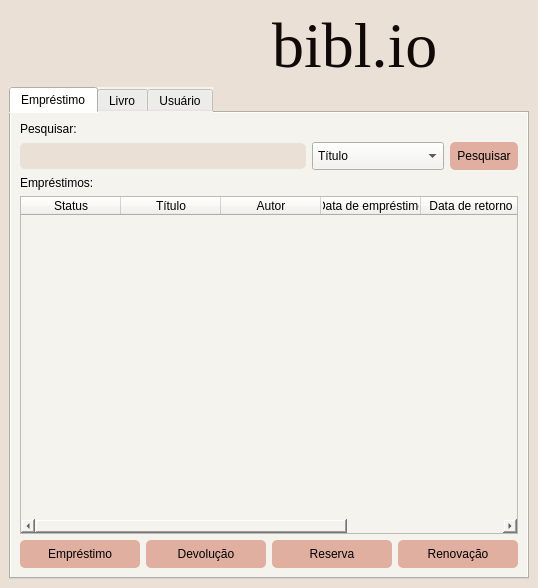
<?xml version="1.0" encoding="UTF-8"?>
<ui version="4.0">
 <class>MainWindow</class>
 <widget class="QMainWindow" name="MainWindow">
  <property name="geometry">
   <rect>
    <x>0</x>
    <y>0</y>
    <width>538</width>
    <height>588</height>
   </rect>
  </property>
  <property name="windowTitle">
   <string>MainWindow</string>
  </property>
  <property name="styleSheet">
   <string notr="true">background-color: rgb(234, 224, 213)</string>
  </property>
  <widget class="QWidget" name="centralwidget">
   <layout class="QHBoxLayout" name="horizontalLayout_3">
    <item>
     <layout class="QVBoxLayout" name="verticalLayout_5">
      <item>
       <layout class="QHBoxLayout" name="horizontalLayout_6">
        <item>
         <widget class="QWidget" name="widget" native="true">
          <property name="styleSheet">
           <string notr="true">image: url(:/icon/icon.png);\n</string>
          </property>
         </widget>
        </item>
        <item>
         <layout class="QHBoxLayout" name="horizontalLayout_5">
          <item>
           <widget class="QLabel" name="label_2">
            <property name="font">
             <font>
              <family>Georgia</family>
              <pointsize>48</pointsize>
              <weight>50</weight>
              <italic>false</italic>
              <bold>false</bold>
             </font>
            </property>
            <property name="styleSheet">
             <string notr="true">font: 48pt &quot;Georgia&quot;;
color: #100907;</string>
            </property>
            <property name="text">
             <string>bibl.io</string>
            </property>
           </widget>
          </item>
          <item>
           <spacer name="verticalSpacer_2">
            <property name="orientation">
             <enum>Qt::Vertical</enum>
            </property>
            <property name="sizeType">
             <enum>QSizePolicy::Fixed</enum>
            </property>
            <property name="sizeHint" stdset="0">
             <size>
              <width>17</width>
              <height>71</height>
             </size>
            </property>
           </spacer>
          </item>
         </layout>
        </item>
       </layout>
      </item>
      <item>
       <widget class="QTabWidget" name="tabWidget">
        <property name="cursor">
         <cursorShape>ArrowCursor</cursorShape>
        </property>
        <property name="autoFillBackground">
         <bool>false</bool>
        </property>
        <property name="styleSheet">
         <string notr="true">background-color: rgb(244, 243, 238);</string>
        </property>
        <property name="currentIndex">
         <number>0</number>
        </property>
        <widget class="QWidget" name="tab_emprestimo">
         <attribute name="title">
          <string>Empréstimo</string>
         </attribute>
         <layout class="QVBoxLayout" name="verticalLayout_8">
          <item>
           <layout class="QVBoxLayout" name="verticalLayout_7">
            <item>
             <widget class="QLabel" name="label">
              <property name="styleSheet">
               <string notr="true">font: 16pt &quot;Calibri&quot;;</string>
              </property>
              <property name="text">
               <string>Pesquisar:</string>
              </property>
             </widget>
            </item>
            <item>
             <layout class="QHBoxLayout" name="horizontalLayout_7">
              <item>
               <widget class="QLineEdit" name="txt_pesquisa_inicio_2">
                <property name="styleSheet">
                 <string notr="true">padding: 5px;
border-radius: 5px;
background-color: #EAE0D6;</string>
                </property>
               </widget>
              </item>
              <item>
               <widget class="QComboBox" name="cb_tipodePesquisa_inicio_2">
                <property name="cursor">
                 <cursorShape>PointingHandCursor</cursorShape>
                </property>
                <property name="styleSheet">
                 <string notr="true">padding: 5px;</string>
                </property>
                <item>
                 <property name="text">
                  <string>Título</string>
                 </property>
                </item>
                <item>
                 <property name="text">
                  <string>Autor</string>
                 </property>
                </item>
                <item>
                 <property name="text">
                  <string>Ano de publicação</string>
                 </property>
                </item>
               </widget>
              </item>
              <item>
               <widget class="QPushButton" name="btn_pesquisar_inicio_2">
                <property name="cursor">
                 <cursorShape>PointingHandCursor</cursorShape>
                </property>
                <property name="styleSheet">
                 <string notr="true">QPushButton {
background-color: #e0afa0;
font: 10pt &quot;Calibri&quot;;
border: none;
border-radius: 5px;
padding: 7px;
}

QPushButton:hover {
background-color:  #ca9e90;
}</string>
                </property>
                <property name="text">
                 <string>Pesquisar</string>
                </property>
               </widget>
              </item>
             </layout>
            </item>
            <item>
             <widget class="QLabel" name="label_3">
              <property name="styleSheet">
               <string notr="true">font: 16pt &quot;Calibri&quot;;</string>
              </property>
              <property name="text">
               <string>Empréstimos:</string>
              </property>
             </widget>
            </item>
            <item>
             <widget class="QTableWidget" name="tb_acervo_emprestimos">
              <property name="font">
               <font>
                <family>Calibri</family>
                <pointsize>12</pointsize>
               </font>
              </property>
              <property name="styleSheet">
               <string notr="true">QTableView {
background-color: #6ceada3;
selection-background-color:#EAE0D;
}

</string>
              </property>
              <column>
               <property name="text">
                <string>Status</string>
               </property>
              </column>
              <column>
               <property name="text">
                <string>Título</string>
               </property>
              </column>
              <column>
               <property name="text">
                <string>Autor</string>
               </property>
              </column>
              <column>
               <property name="text">
                <string>Data de empréstimo</string>
               </property>
              </column>
              <column>
               <property name="text">
                <string>Data de retorno</string>
               </property>
              </column>
              <column>
               <property name="text">
                <string>Usuário</string>
               </property>
              </column>
             </widget>
            </item>
            <item>
             <layout class="QHBoxLayout" name="horizontalLayout_4">
              <item>
               <widget class="QPushButton" name="btn_emprestimo">
                <property name="cursor">
                 <cursorShape>PointingHandCursor</cursorShape>
                </property>
                <property name="styleSheet">
                 <string notr="true">QPushButton {
background-color: #e0afa0;
font: 12pt &quot;Calibri&quot;;
border: none;
border-radius: 5px;
padding: 7px 0;
}

QPushButton:hover {
background-color:  #ca9e90;
}</string>
                </property>
                <property name="text">
                 <string>Empréstimo</string>
                </property>
               </widget>
              </item>
              <item>
               <widget class="QPushButton" name="btn_devolucao">
                <property name="cursor">
                 <cursorShape>PointingHandCursor</cursorShape>
                </property>
                <property name="styleSheet">
                 <string notr="true">QPushButton {
background-color: #e0afa0;
font: 12pt &quot;Calibri&quot;;
border: none;
border-radius: 5px;
padding: 7px 0;
}

QPushButton:hover {
background-color:  #ca9e90;
}</string>
                </property>
                <property name="text">
                 <string>Devolução</string>
                </property>
               </widget>
              </item>
              <item>
               <widget class="QPushButton" name="btn_reserva">
                <property name="cursor">
                 <cursorShape>PointingHandCursor</cursorShape>
                </property>
                <property name="styleSheet">
                 <string notr="true">QPushButton {
background-color: #e0afa0;
font: 12pt &quot;Calibri&quot;;
border: none;
border-radius: 5px;
padding: 7px 0;
}

QPushButton:hover {
background-color:  #ca9e90;
}</string>
                </property>
                <property name="text">
                 <string>Reserva</string>
                </property>
               </widget>
              </item>
              <item>
               <widget class="QPushButton" name="btn_renovacao">
                <property name="cursor">
                 <cursorShape>PointingHandCursor</cursorShape>
                </property>
                <property name="styleSheet">
                 <string notr="true">QPushButton {
background-color: #e0afa0;
font: 12pt &quot;Calibri&quot;;
border: none;
border-radius: 5px;
padding: 7px 0;
}

QPushButton:hover {
background-color:  #ca9e90;
}</string>
                </property>
                <property name="text">
                 <string>Renovação</string>
                </property>
               </widget>
              </item>
             </layout>
            </item>
           </layout>
          </item>
         </layout>
        </widget>
        <widget class="QWidget" name="tab_livro">
         <attribute name="title">
          <string>Livro</string>
         </attribute>
         <layout class="QVBoxLayout" name="verticalLayout_9">
          <item>
           <layout class="QVBoxLayout" name="verticalLayout_2">
            <item>
             <widget class="QLabel" name="label_4">
              <property name="styleSheet">
               <string notr="true">font: 16pt &quot;Calibri&quot;;</string>
              </property>
              <property name="text">
               <string>Livros</string>
              </property>
             </widget>
            </item>
            <item>
             <widget class="QLabel" name="label_5">
              <property name="styleSheet">
               <string notr="true">font: 12pt &quot;Calibri&quot;;</string>
              </property>
              <property name="text">
               <string>Título:</string>
              </property>
             </widget>
            </item>
            <item>
             <widget class="QLineEdit" name="txt_titulo_livro">
              <property name="styleSheet">
               <string notr="true">padding: 5px;
border-radius: 5px;
background-color: #EAE0D6;</string>
              </property>
             </widget>
            </item>
            <item>
             <widget class="QLabel" name="label_6">
              <property name="styleSheet">
               <string notr="true">font: 12pt &quot;Calibri&quot;;</string>
              </property>
              <property name="text">
               <string>Autor:</string>
              </property>
             </widget>
            </item>
            <item>
             <widget class="QLineEdit" name="txt_autor_livro">
              <property name="styleSheet">
               <string notr="true">padding: 5px;
border-radius: 5px;
background-color: #EAE0D6;</string>
              </property>
             </widget>
            </item>
            <item>
             <widget class="QLabel" name="label_7">
              <property name="styleSheet">
               <string notr="true">font: 12pt &quot;Calibri&quot;;</string>
              </property>
              <property name="text">
               <string>Ano de publicação:</string>
              </property>
             </widget>
            </item>
            <item>
             <widget class="QLineEdit" name="txt_anodePublicacao_livro">
              <property name="styleSheet">
               <string notr="true">padding: 5px;
border-radius: 5px;
background-color: #EAE0D6;</string>
              </property>
             </widget>
            </item>
            <item>
             <layout class="QHBoxLayout" name="horizontalLayout_2">
              <item>
               <widget class="QPushButton" name="btn_adicionar_livro">
                <property name="cursor">
                 <cursorShape>PointingHandCursor</cursorShape>
                </property>
                <property name="styleSheet">
                 <string notr="true">QPushButton {
background-color: #e0afa0;
font: 12pt &quot;Calibri&quot;;
border: none;
border-radius: 5px;
padding: 7px 0;
}

QPushButton:hover {
background-color:  #ca9e90;
}</string>
                </property>
                <property name="text">
                 <string>Adicionar</string>
                </property>
               </widget>
              </item>
              <item>
               <widget class="QPushButton" name="btn_editar_livro">
                <property name="cursor">
                 <cursorShape>PointingHandCursor</cursorShape>
                </property>
                <property name="styleSheet">
                 <string notr="true">QPushButton {
background-color: #e0afa0;
font: 12pt &quot;Calibri&quot;;
border: none;
border-radius: 5px;
padding: 7px 0;
}

QPushButton:hover {
background-color:  #ca9e90;
}</string>
                </property>
                <property name="text">
                 <string>Editar</string>
                </property>
               </widget>
              </item>
              <item>
               <widget class="QPushButton" name="btn_remover_livro">
                <property name="cursor">
                 <cursorShape>PointingHandCursor</cursorShape>
                </property>
                <property name="styleSheet">
                 <string notr="true">QPushButton {
background-color: #e0afa0;
font: 12pt &quot;Calibri&quot;;
border: none;
border-radius: 5px;
padding: 7px 0;
}

QPushButton:hover {
background-color:  #ca9e90;
}</string>
                </property>
                <property name="text">
                 <string>Remover</string>
                </property>
               </widget>
              </item>
             </layout>
            </item>
            <item>
             <widget class="QTableWidget" name="tb_acervo_livro">
              <property name="styleSheet">
               <string notr="true">QTableView {
background-color: #6ceada3;
selection-background-color:#EAE0D;
}

</string>
              </property>
              <property name="editTriggers">
               <set>QAbstractItemView::NoEditTriggers</set>
              </property>
              <property name="rowCount">
               <number>3</number>
              </property>
              <attribute name="verticalHeaderVisible">
               <bool>false</bool>
              </attribute>
              <row/>
              <row/>
              <row/>
              <column>
               <property name="text">
                <string>Título</string>
               </property>
              </column>
              <column>
               <property name="text">
                <string>Autor</string>
               </property>
              </column>
              <column>
               <property name="text">
                <string>Ano de publicação</string>
               </property>
              </column>
              <column>
               <property name="text">
                <string>Resumo</string>
               </property>
              </column>
             </widget>
            </item>
           </layout>
          </item>
         </layout>
        </widget>
        <widget class="QWidget" name="tab_usuario">
         <attribute name="title">
          <string>Usuário</string>
         </attribute>
         <layout class="QVBoxLayout" name="verticalLayout_10">
          <item>
           <layout class="QVBoxLayout" name="verticalLayout_4">
            <item>
             <widget class="QLabel" name="label_8">
              <property name="styleSheet">
               <string notr="true">font: 16pt &quot;Calibri&quot;;</string>
              </property>
              <property name="text">
               <string>Cadastro de usuários:</string>
              </property>
             </widget>
            </item>
            <item>
             <widget class="QLabel" name="label_9">
              <property name="styleSheet">
               <string notr="true">font: 12pt &quot;Calibri&quot;;</string>
              </property>
              <property name="text">
               <string>Nome:</string>
              </property>
             </widget>
            </item>
            <item>
             <widget class="QLineEdit" name="txt_nome_usuario">
              <property name="styleSheet">
               <string notr="true">padding: 5px;
border-radius: 5px;
background-color: #EAE0D6;</string>
              </property>
             </widget>
            </item>
            <item>
             <layout class="QHBoxLayout" name="horizontalLayout">
              <item>
               <widget class="QPushButton" name="btn_adicionar_usuario">
                <property name="cursor">
                 <cursorShape>PointingHandCursor</cursorShape>
                </property>
                <property name="styleSheet">
                 <string notr="true">QPushButton {
background-color: #e0afa0;
font: 12pt &quot;Calibri&quot;;
border: none;
border-radius: 5px;
padding: 7px 0;
}

QPushButton:hover {
background-color:  #ca9e90;
}</string>
                </property>
                <property name="text">
                 <string>Adicionar</string>
                </property>
               </widget>
              </item>
              <item>
               <widget class="QPushButton" name="btn_editar_usuario">
                <property name="cursor">
                 <cursorShape>PointingHandCursor</cursorShape>
                </property>
                <property name="styleSheet">
                 <string notr="true">QPushButton {
background-color: #e0afa0;
font: 12pt &quot;Calibri&quot;;
border: none;
border-radius: 5px;
padding: 7px 0;
}

QPushButton:hover {
background-color:  #ca9e90;
}</string>
                </property>
                <property name="text">
                 <string>Editar</string>
                </property>
               </widget>
              </item>
              <item>
               <widget class="QPushButton" name="btn_remover_usuario">
                <property name="cursor">
                 <cursorShape>PointingHandCursor</cursorShape>
                </property>
                <property name="styleSheet">
                 <string notr="true">QPushButton {
background-color: #e0afa0;
font: 12pt &quot;Calibri&quot;;
border: none;
border-radius: 5px;
padding: 7px 0;
}

QPushButton:hover {
background-color:  #ca9e90;
}</string>
                </property>
                <property name="text">
                 <string>Remover</string>
                </property>
               </widget>
              </item>
             </layout>
            </item>
            <item>
             <widget class="QTableWidget" name="tb_usuarioAtivos_usuario">
              <property name="styleSheet">
               <string notr="true">QTableView {
background-color: #6ceada3;
selection-background-color:#EAE0D;
}

</string>
              </property>
              <column>
               <property name="text">
                <string>ID</string>
               </property>
              </column>
              <column>
               <property name="text">
                <string>Nome</string>
               </property>
              </column>
             </widget>
            </item>
           </layout>
          </item>
         </layout>
        </widget>
       </widget>
      </item>
     </layout>
    </item>
   </layout>
  </widget>
 </widget>
 <resources>
  <include location="icon.qrc"/>
  <include location="source.qrc"/>
 </resources>
 <connections/>
</ui>
